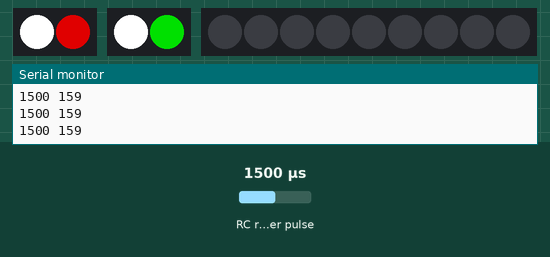
Bench run of a sketch on a simulated ESP8266 (NodeMCU). Shown: 2 × 2 RGB LEDs in strip order, left to right, 9 RGB LEDs in strip order, left to right, the last lines printed to the serial monitor. Wiring (inferred from the names in the program): RC receiver channel: data D4. The test bench sets the inputs (shaded band); at power-on: RC receiver pulse 1500 µs. Dim RGB values are drawn brighter than linear.

Above: at 1.2 s.
1.3 s: RC receiver pulse (sensor on D4) set to 1020 µs
At 1.9 s:
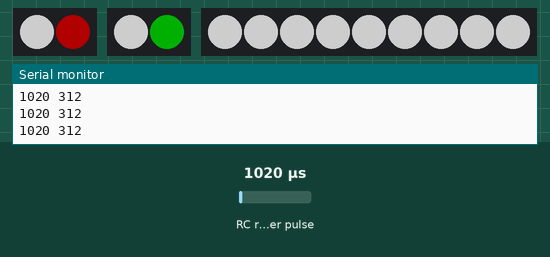
2.8 s: RC receiver pulse (sensor on D4) set to 1250 µs
At 3.3 s:
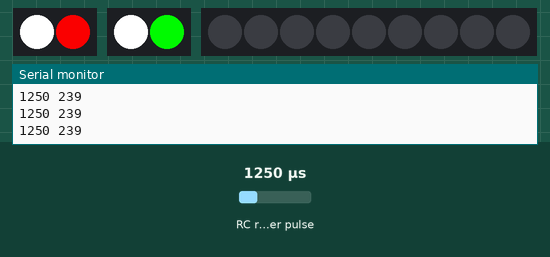
4.3 s: RC receiver pulse (sensor on D4) set to 1750 µs
Timing chart, 0 to 7.3 s (numbered marks = the images above; inputs shaded):
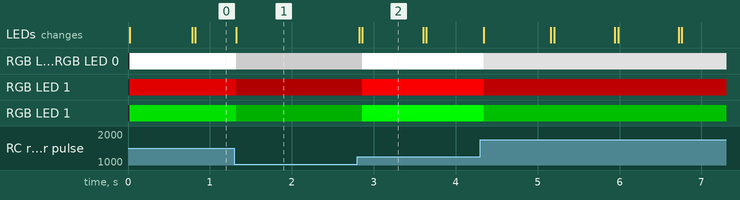

Measured:
- after the input at 1.3 s, the LEDs: first change at once (image 1 shows a later state)
- after the input at 2.8 s, RGB LED 0, RGB LED 0: RGB(112, 112, 112) → RGB(255, 255, 255) after 0.06 s; RGB LED 1: RGB(56, 0, 0) → RGB(239, 0, 0) after 0.06 s; RGB LED 1: RGB(0, 56, 0) → RGB(0, 239, 0) after 0.06 s; the LEDs: first change at once (image 2 shows a later state)
- what the display in image 2 shows lasts 0.7 s, from 2.9 s to 3.6 s

The sketch:

MiniSnowDuck.ino
```cpp
#include <Adafruit_NeoPixel.h>
#define TailPIN D2
#define RWingPIN D1
#define LWingPIN D3
#define TailLEDcount 9
#define RWingLEDcount 2
#define LWingLEDcount 2
#define ch5PIN D4
Adafruit_NeoPixel Tail = Adafruit_NeoPixel(TailLEDcount, TailPIN, NEO_GRBW + NEO_KHZ800);
Adafruit_NeoPixel RWing = Adafruit_NeoPixel(RWingLEDcount, RWingPIN, NEO_GRBW + NEO_KHZ800);
Adafruit_NeoPixel LWing = Adafruit_NeoPixel(LWingLEDcount, LWingPIN, NEO_GRBW + NEO_KHZ800);

int ch5;
int brightness=255;
unsigned long NOW=millis();
unsigned long LAST=millis();
unsigned long interval=500;
unsigned long strobelength=10;
int strobestate=1;
void setup() {
  // put your setup code here, to run once:
  Serial.begin(115200);
  pinMode(ch5PIN,INPUT);
  RWing.begin();
  LWing.begin();
  Tail.begin();
  LWing.setPixelColor(0,255,255,255,255);
  LWing.setPixelColor(1,0,255,0,0);
  RWing.setPixelColor(0,255,255,255,255);
  RWing.setPixelColor(1,255,0,0,0);
  RWing.setBrightness(brightness);
  RWing.show();
  LWing.setBrightness(brightness);
  LWing.show();

  for(int i=0;i<TailLEDcount;i++){
    Tail.setPixelColor(i,0,0,0,0);
  }
  Tail.setBrightness(brightness);
  Tail.show();
}

void loop() {
  // put your main code here, to run repeatedly:
  NOW=millis();
  nav();
  ch5=pulseIn(ch5PIN,HIGH,25000);
  if(ch5>1200){
    brightness=map(ch5,1200,2000,255,0);
    strobe();
  }
  if(ch5<1200){
    brightness=map(ch5,1200,2000,255,0);
    solid();
  }
  Serial.print(ch5);Serial.print(" ");Serial.println(brightness);
}

void disco(){

}

void nav(){
  LWing.setPixelColor(0,255,255,255,255);
  LWing.setPixelColor(1,0,255,0,0);
  RWing.setPixelColor(0,255,255,255,255);
  RWing.setPixelColor(1,255,0,0,0);
  RWing.setBrightness(brightness);
  RWing.show();
  LWing.setBrightness(brightness);
  LWing.show();
}

void solid(){
  for(int i=0;i<TailLEDcount;i++){
    Tail.setPixelColor(i,255,255,255,255);
  }
  Tail.setBrightness(brightness);
  Tail.show();
}


void strobe(){
  switch(strobestate){
    case 0:
      if(NOW-LAST>interval){
        LAST=millis();
        strobestate=1;
        for(int i=0;i<TailLEDcount;i++){
          Tail.setPixelColor(i,255,255,255,255);
        }
        Tail.setBrightness(brightness);
        Tail.show();
      }
    break;
    case 1:
      if(NOW-LAST>strobelength){
        LAST=millis();
        strobestate=2;
        for(int i=0;i<TailLEDcount;i++){
          Tail.setPixelColor(i,0,0,0,0);
        }
      Tail.setBrightness(brightness);
      Tail.show();
      }
    break;
    case 2:
      if(NOW-LAST>interval/4){
        LAST=millis();
        strobestate=3;
        for(int i=0;i<TailLEDcount;i++){
          Tail.setPixelColor(i,255,255,255,255);
        }
      Tail.setBrightness(brightness);
      Tail.show();
      }
    break;
    case 3:
      if(NOW-LAST>strobelength){
        LAST=millis();
        strobestate=0;
        for(int i=0;i<TailLEDcount;i++){
          Tail.setPixelColor(i,0,0,0,0);
        }
      Tail.setBrightness(brightness);
      Tail.show();
      }
    break;
  }
}
```
